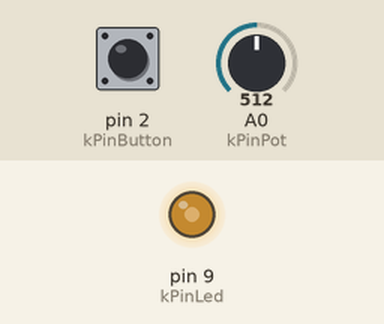
A sketch run on a simulated Arduino Uno, built with avr-gcc and run on an emulated ATmega328P. Shown: output pins drawn as LEDs (lit = HIGH). The inputs (shaded band) are chosen by the test bench; at power-on: pin 2 (kPinButton) HIGH, A0 (kPinPot) = 512.

Above: at 1.2 s.
1.3 s: pin 2 (kPinButton) pulled LOW for 0.15 s
At 2.2 s:
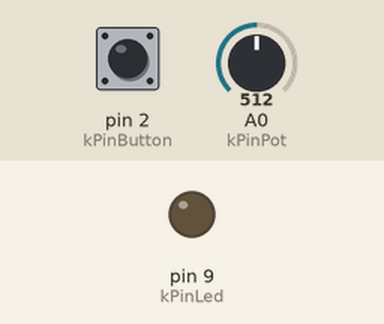
At 2.7 s:
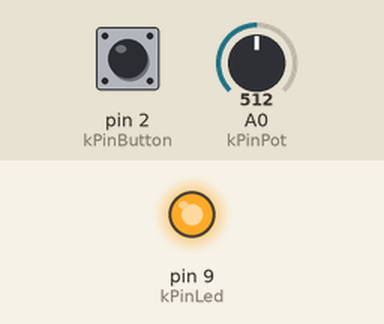
Timing chart, 0 to 10.3 s (numbered marks = the images above; inputs shaded):
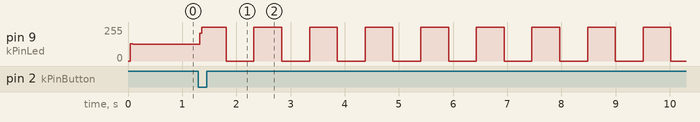

The sketch:

Chap3_2.pde
```cpp
const int kPinPot = A0;
const int kPinButton = 2;
const int kPinLed = 9;

void setup()
{
  pinMode(kPinLed, OUTPUT);
  pinMode(kPinButton, INPUT);
  digitalWrite(kPinButton, HIGH); // enable pull-up resistor
}

long int lastTime = 0;
int ledValue = LOW;
int sensorValue;

void loop()
{
  if(digitalRead(kPinButton) == LOW){
    sensorValue = analogRead(kPinPot);
  }
  if(millis() > lastTime + sensorValue){
    if(ledValue == LOW){
      ledValue = HIGH;
    }
    else{
      ledValue = LOW;
    }
    lastTime = millis();
    digitalWrite(kPinLed, ledValue);
  }
}
```

Measured:
- by itself, pin 9 (kPinLed): repeats every 0.96 s: 255/255 0.45 s, 0/255 0.51 s
